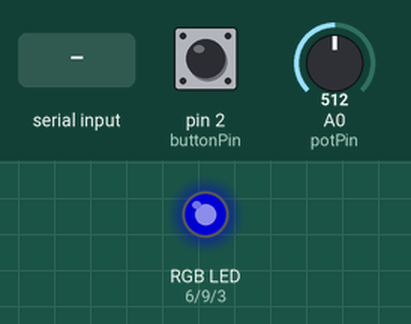
This sketch was run on a simulated Arduino Uno, built with avr-gcc and run on an emulated ATmega328P. Parts: an RGB LED mixed from three pins (HIGH = lit). The inputs (shaded band) are chosen by the test bench; at power-on: A0 (potPin) = 512, pin 2 (buttonPin) LOW. Dim RGB values are drawn brighter than linear.

Above: at 1.2 s.
1.3 s: A0 (potPin) set to 716
At 2.4 s:
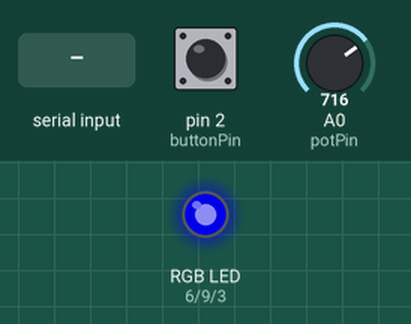
2.8 s: pin 2 (buttonPin) pulled HIGH for 0.15 s
At 2.88 s:
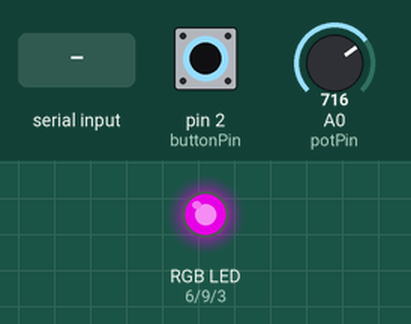
4.4 s: "1" received over Serial
At 4.9 s:
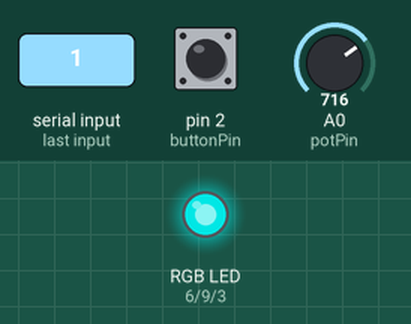
5.9 s: A0 (potPin) set to 900
At 7.1 s:
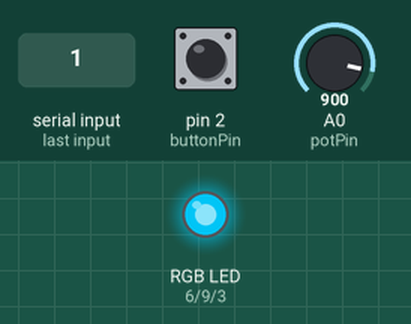
7.4 s: "0" received over Serial
At 8.4 s:
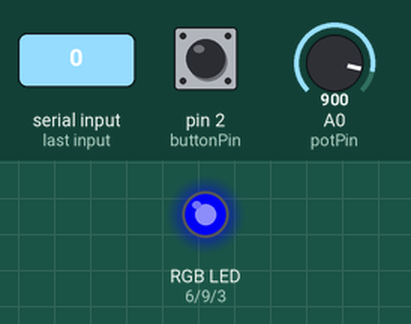
8.9 s: pin 2 (buttonPin) pulled HIGH for 1 s
At 9.5 s:
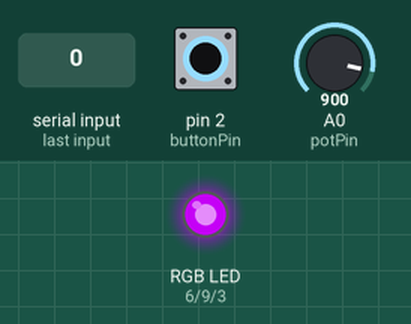
Timing chart, 0 to 11.9 s (numbered marks = the images above; inputs shaded):
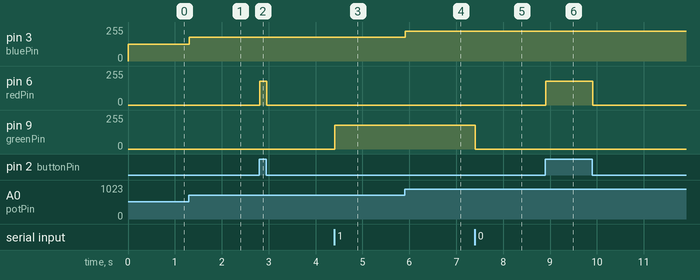

Measured:
- after the input at 1.3 s, pin 3 (bluePin): 127/255 → 178/255 at once
- after the input at 2.8 s, pin 6 (redPin): 0/255 → 180/255 at once, → 0/255 0.15 s later
- after the input at 4.4 s, pin 9 (greenPin): 0/255 → 180/255 at once
- after the input at 5.9 s, pin 3 (bluePin): 178/255 → 224/255 at once
- after the input at 7.4 s, pin 9 (greenPin): 180/255 → 0/255 at once
- after the input at 8.9 s, pin 6 (redPin): 0/255 → 180/255 at once, → 0/255 1.0 s later

The sketch:

adv_1-2.ino
```cpp
// 定義腳位
const int redPin = 6;      // 紅光 (PWM)
const int greenPin = 9;    // 綠光 (PWM)
const int bluePin = 3;     // 藍光 (PWM)
const int potPin = A0;     // 可變電阻 (類比輸入)
const int buttonPin = 2;   // 按鈕 (數位輸入)

// 綠光狀態紀錄 (Serial 指令輸入後維持開啟)
bool greenEnabled = false;

void setup() {
  Serial.begin(9600);

  // 務必將三個顏色腳位皆設為 OUTPUT
  pinMode(redPin, OUTPUT);
  pinMode(greenPin, OUTPUT);
  pinMode(bluePin, OUTPUT);

  // 若使用麵包板外接下拉電阻接法 (沒按為 LOW，按下去為 HIGH)
  pinMode(buttonPin, INPUT);
}

void loop() {
  // 1. 藍光 (B)：由可變電阻控制亮度
  int sensorValue = analogRead(potPin);                  // 讀取 0 ~ 1023
  int blueBrightness = map(sensorValue, 0, 1023, 0, 255); // 轉為 0 ~ 255 PWM
  analogWrite(bluePin, blueBrightness);

  // 2. 紅光 (R)：按著才亮，放開就熄滅
  // 沒按是 LOW，按下去通電變 HIGH
  if (digitalRead(buttonPin) == HIGH) {
    analogWrite(redPin, 180); // 給予適當亮度，避免純紅蓋過藍光，混出明顯紫色
  } else {
    analogWrite(redPin, 0);
  }

  // 3. 綠光 (G)：序列埠輸入 '1' 疊加，輸入 '0' 關閉
  if (Serial.available() > 0) {
    char val = Serial.read();
    if (val == '1') {
      greenEnabled = true;
    } else if (val == '0') {
      greenEnabled = false;
    }
  }

  // 輸出綠光 (與目前的藍光、紅光疊加成白光)
  analogWrite(greenPin, greenEnabled ? 180 : 0);

  delay(10); // 穩定迴圈
}
```
